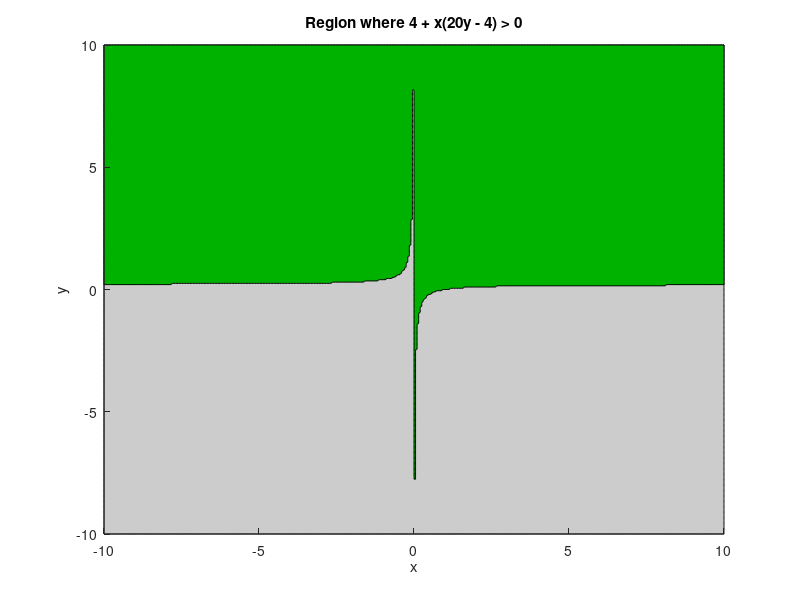

Write MATLAB code to recreate this figure.
x = linspace(-10, 10, 400);
[X, Y] = meshgrid(x, x);
Z = zeros(size(X));

% For x > 0
Z(X > 0) = Y(X > 0) > (X(X > 0) - 1) ./ (5 * X(X > 0));

% For x < 0
Z(X < 0) = Y(X < 0) > (X(X < 0) - 1) ./ (5 * X(X < 0));

figure;
hold on;
colormap([0.8 0.8 0.8; 0 0.7 0]); 
contourf(X, Y, Z, 1);
title('Region where 4 + x(20y - 4) > 0');
xlabel('x');
ylabel('y');
hold off;
